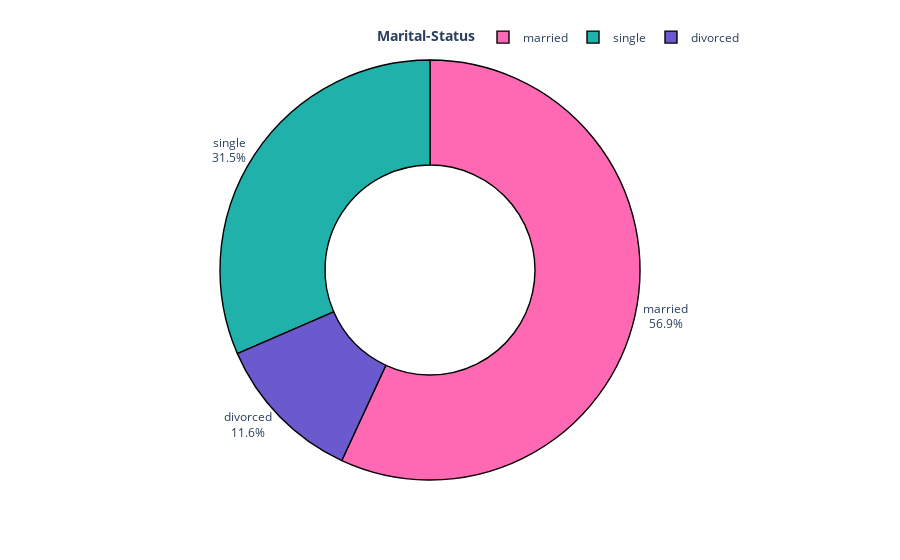

The notebook cell saved with this chart:
### Markdown cell above
## Insight 

* Management and Blue-collar Job type Clients are maximum in the bank
* There are very less number of student customers in the bank

### Code cell
fig=px.pie(df.marital.value_counts().reset_index().rename(columns={'index':'marital-status','marital':'count'}),names='marital-status',values='count', hole=0.5, template='plotly_white',color_discrete_sequence =['HotPink','LightSeaGreen','SlateBlue'])
fig.update_traces(marker=dict(line=dict(color='#000000', width=1.4)))
fig.update_layout(title_x=0.5,showlegend=True,legend_title_text='<b>Marital-Status')
fig.update_traces(textposition='outside', textinfo='percent+label')
fig.update_layout(title_x=0.5,legend=dict(orientation='h',yanchor='bottom',y=1.02,xanchor='right',x=1))
fig.show()

### Figure 1 — Plotly figure (JSON) as saved in the notebook; plotly's stock layout.template omitted (floating-point values rounded to 4 significant figures)
{"data": [{"domain": {"x": [0, 1], "y": [0, 1]}, "hole": 0.5, "hovertemplate": "marital-status=%{label}<br>count=%{value}<extra></extra>", "labels": ["married", "single", "divorced"], "legendgroup": "", "marker": {"line": {"color": "#000000", "width": 1.4}}, "name": "", "showlegend": true, "textinfo": "percent+label", "textposition": "outside", "type": "pie", "values": [6351, 3518, 1293]}], "layout": {"legend": {"orientation": "h", "title": {"text": "<b>Marital-Status"}, "tracegroupgap": 0, "x": 1, "xanchor": "right", "y": 1.02, "yanchor": "bottom"}, "margin": {"t": 60}, "piecolorway": ["HotPink", "LightSeaGreen", "SlateBlue"], "showlegend": true, "title": {"x": 0.5}}}
